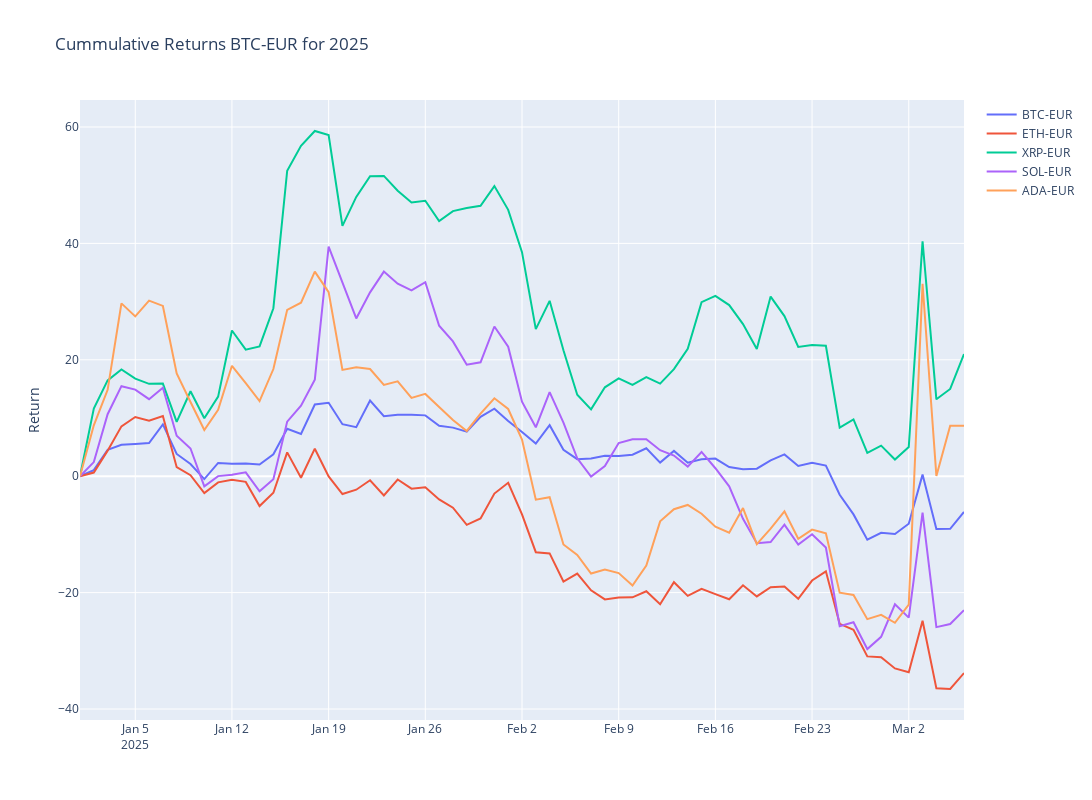

Notebook source saved alongside this figure:
### Code cell
# Plotly
fig = make_subplots()

# Graph (1,1)
# Loop all stock files and get cummulative return for year
for stock in tqdm(index_list):
    f = os.path.join("../input", stock)
    df = pd.read_csv(f+".csv",index_col="Date",parse_dates=True)
    df['Cummulative_Return'] = cumulative_return(df["Adj Close"].loc[year])
    fig.add_trace(go.Scatter(x=df['Cummulative_Return'].loc[year].index,y=df['Cummulative_Return'].loc[year],mode="lines",name=stock.split('.')[0]),row=1,col=1)

# Update xaxis properties
fig.update_yaxes(title_text="Return", row=1, col=1)

fig.update_layout(height=800, width=1300,showlegend=True,title=f"Cummulative Returns {ticker} for {year}")

fig.show()
